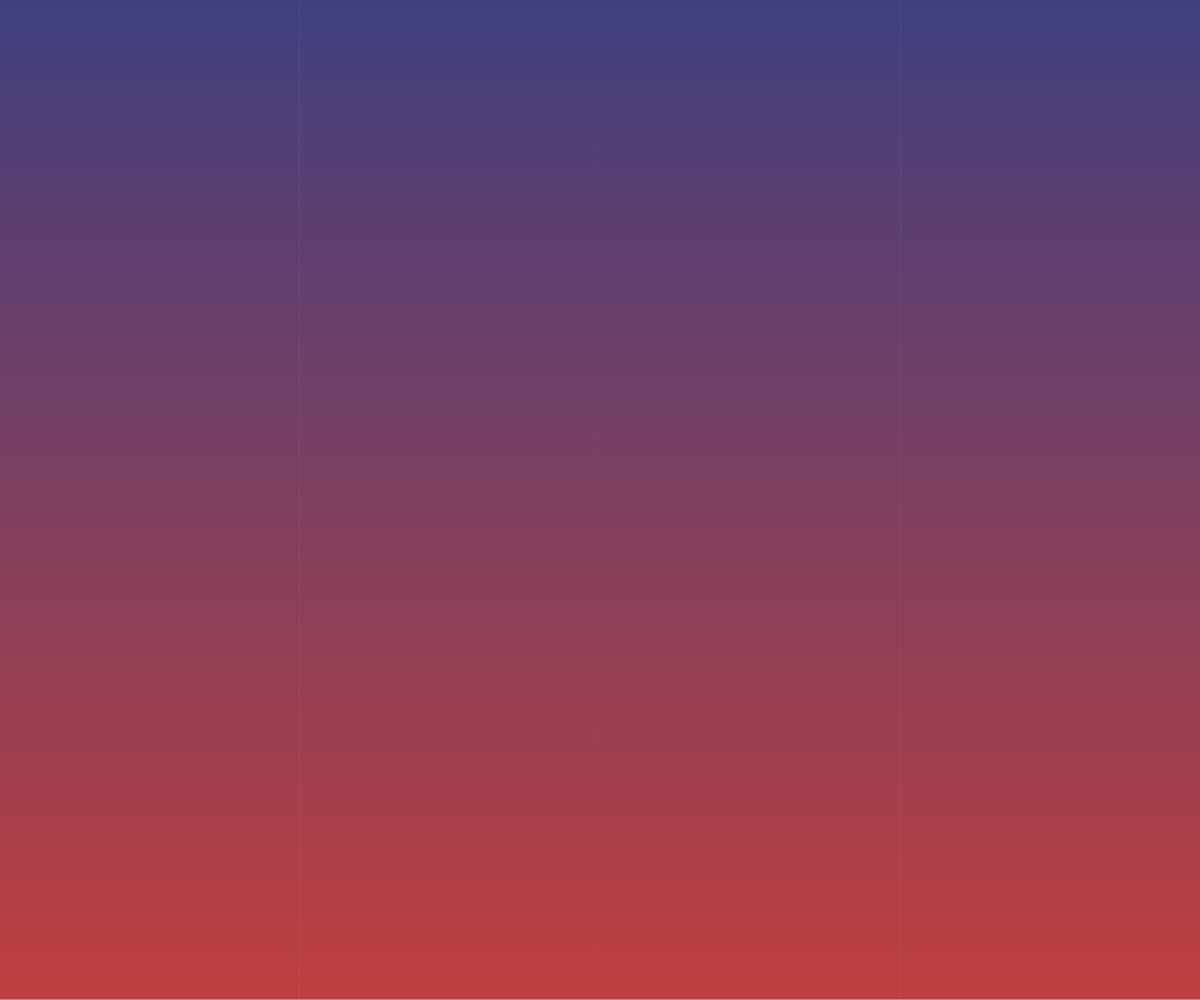
Frame 1 (no input)
Frame 60 (no input): identical to frame 1, image omitted
Frame 120 (the mouse pressed at the canvas centre since frame 60): identical to frame 1, image omitted

The p5.js sketch that drew this single still picture (run headless with seeded random() and noise() and a simulated clock; from frame 60 on, the mouse is pressed at the canvas centre):

// p5.js sketch
// ── sketch.js

let c1,c2;
function setup() {
  // put setup code here
  createCanvas(windowWidth, windowHeight);
  c1 = color(0,0,85);
  c2 = color(170, 0, 0);
  
  for(let y=0; y<height; y++){
    n = map(y,0,height,0,1);
    let newc = lerpColor(c1,c2,n);
    stroke(newc);
    line(0,y,width, y);
  }
}

function draw() {
  // put drawing code here
}
